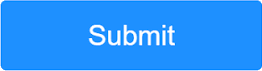
#> input picture assets/boss/submit.png, 262 x 71 px, found by its file name
$ python build.py ../../assets/boss/shields/shield_1.png ../../assets/boss/shields/shield_10.png
#> lines starting #> are read from the running program, lines starting #| are printed output that depends on the picture; after the words box and inside, x2 and y2 are one past the last pixel; in counts of white or black regions, pixels touching at a corner belong together
### tools/cutout.py
# ABOUTME: Shared image helper for the asset tools: removes a photo's white background.
# ABOUTME: Flood fills near-white in from the borders, so white inside the subject survives.
from collections import deque

import numpy as np
from PIL import Image

WHITE_TOLERANCE = 60 # also takes the soft floor shadow under stock photos


def cut_out(img: Image.Image, tolerance: int = WHITE_TOLERANCE) -> Image.Image:
#> called with tolerance = 60
    rgba = np.asarray(img.convert("RGBA")).copy()
#> rgba is the input picture: shape (71, 262, 4); mean R, G, B, A 41.1, 149.3, 255, 254.6
    h, w = rgba.shape[:2]
#> h = 71; w = 262
    white = (255 - rgba[..., :3].astype(int)).max(axis=2) <= tolerance
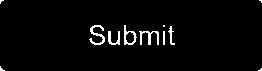
#> white: shape (71, 262) bool; 2.9% white in thin lines or dots
    seen = np.zeros((h, w), bool)
    queue = deque((y, x) for y in range(h) for x in (0, w - 1)) + deque((y, x) for x in range(w) for y in (0, h - 1))
    while queue:
        y, x = queue.popleft()
        if seen[y, x] or not white[y, x]: continue
        seen[y, x] = True
        queue.extend(p for p in ((y + 1, x), (y - 1, x), (y, x + 1), (y, x - 1)) if 0 <= p[0] < h and 0 <= p[1] < w)
#> seen: shape (71, 262) bool; 0.17% white; 4 white regions (4 under 20 px)
    rgba[seen, 3] = 0
    out = Image.fromarray(rgba)
    return out.crop(out.getbbox())

### tools/boss/build.py
# ABOUTME: Builds the final boss art: the submit button, round osu-style versions and angry red variants, steel shields split from the sheet, laser and lightsaber glows.
# ABOUTME: Usage: build.py REPO_DIR SRC_DIR   (SRC_DIR holds submit.png and sheilds.jpg)
import colorsys
import sys
from pathlib import Path

import numpy as np
from PIL import Image, ImageDraw, ImageFilter, ImageFont, ImageOps

sys.path.insert(0, str(Path(__file__).parent.parent))
from cutout import cut_out

SHIELD_DARK = 90 # luminance below this is shield body, the rest is its rim
WORK_SCALE = 4
OUT_SCALE = 2
STEEL_TOP = np.array([168, 180, 196])
STEEL_BOTTOM = np.array([72, 84, 100])
RIM = np.array([236, 242, 248])
LASER_RED = (255, 36, 48)
ROUND_SIZE = 256
BLUE = (30, 144, 255)
RED = (214, 0, 0)


# the blue button turned red and a little darker, white text untouched
def angry(button: Image.Image) -> Image.Image:
    rgba = np.asarray(button).astype(float) / 255
    out = rgba.copy()
    for y in range(rgba.shape[0]):
        for x in range(rgba.shape[1]):
            r, g, b, a = rgba[y, x]
            h, s, v = colorsys.rgb_to_hsv(r, g, b)
            if s > 0.25: out[y, x, :3] = colorsys.hsv_to_rgb(0.0, min(1.0, s * 1.15), v * 0.85)
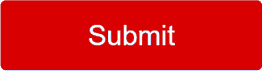
#> out: shape (71, 262, 4) float64; mean R, G, B, A 0.852, 0.0547, 0.0576, 0.998; transparent parts drawn white
    return Image.fromarray((out * 255).astype(np.uint8))


# osu style hit circle: white rim, lighter top, the button's own label
def round_button(color: tuple[int, int, int], label: str) -> Image.Image:
#> called with color = (30, 144, 255), label = 'Submit'
    size = ROUND_SIZE
    img = Image.new("RGBA", (size, size), (0, 0, 0, 0))
#> img: PIL image 256x256 RGBA; every value is 0
    draw = ImageDraw.Draw(img)
    draw.ellipse((4, 4, size - 4, size - 4), fill=(20, 20, 28, 255))
    draw.ellipse((10, 10, size - 10, size - 10), fill=(255, 255, 255, 255))
    inner = Image.new("RGBA", (size, size), (0, 0, 0, 0))
    shade = Image.linear_gradient("L").resize((size, size))
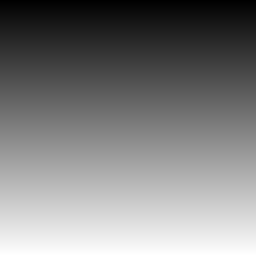
#> shade: PIL image 256x256 L; min 0, max 255, mean 127.5
    top = tuple(min(255, int(c * 1.25) + 30) for c in color)
    body = Image.composite(Image.new("RGBA", (size, size), color + (255,)), Image.new("RGBA", (size, size), top + (255,)), shade)
    mask = Image.new("L", (size, size), 0)
#> mask: PIL image 256x256 L; every value is 0
    ImageDraw.Draw(mask).ellipse((22, 22, size - 22, size - 22), fill=255)
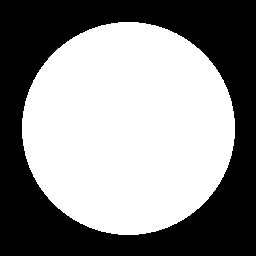
#> mask: PIL image 256x256 L; 54.3% white; 1 black region, box (x1, y1, x2, y2) and area: (0, 0, 256, 256) 29939
    inner.paste(body, (0, 0), mask)
    img.alpha_composite(inner)
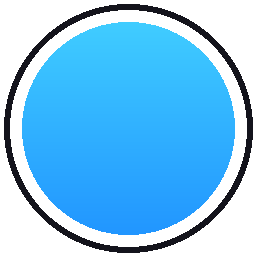
#> img: PIL image 256x256 RGBA; mean R, G, B, A 60.7, 130.4, 173.4, 189.4; transparent parts drawn white
    font = ImageFont.load_default(54)
    width = draw.textlength(label, font=font)
#> width = 174
    draw.text(((size - width) / 2, size / 2 - 34), label, font=font, fill=(255, 255, 255, 255))
    return img


# connected dark blobs on the sheet, each cut out and recoloured to steel
# [52 lines left out: functions shields, _steel, glow_line, not called in this run]


def laser() -> Image.Image: return glow_line((512, 64), (32, 32), (480, 32), core=6, glow=18)


# blade points up, solid black hilt at the bottom
# [8 lines left out: function saber, not called in this run]


def main(repo: Path, src: Path) -> None:
    out = repo / "assets/boss"
    (out / "shields").mkdir(parents=True, exist_ok=True)
    button = cut_out(Image.open(src / "submit.png"))
    button.save(out / "submit.png")
    angry(button).save(out / "submit_angry.png")
    round_button(BLUE, "Submit").save(out / "submit_round.png")
    round_button(RED, "Submit").save(out / "submit_round_angry.png")
#> call 2 of round_button, with color = (214, 0, 0), label = 'Submit'
#> in round_button (call 2), `body = Image.composite(Image.new("RGBA", (size, size), color + (255,))..`:
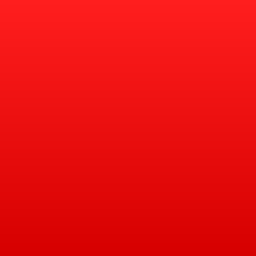
#> body: PIL image 256x256 RGBA; mean R, G, B, A 234.5, 15, 15, 255
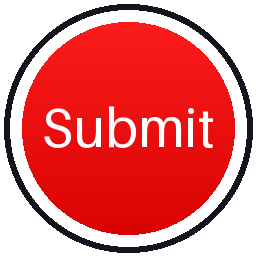
#> saved as submit_round_angry.png: PIL image 256x256 RGBA; mean R, G, B, A 162.4, 50.4, 50.9, 189.4; transparent parts drawn white
#> (the run stopped early here; a loop or call above may not have finished)
